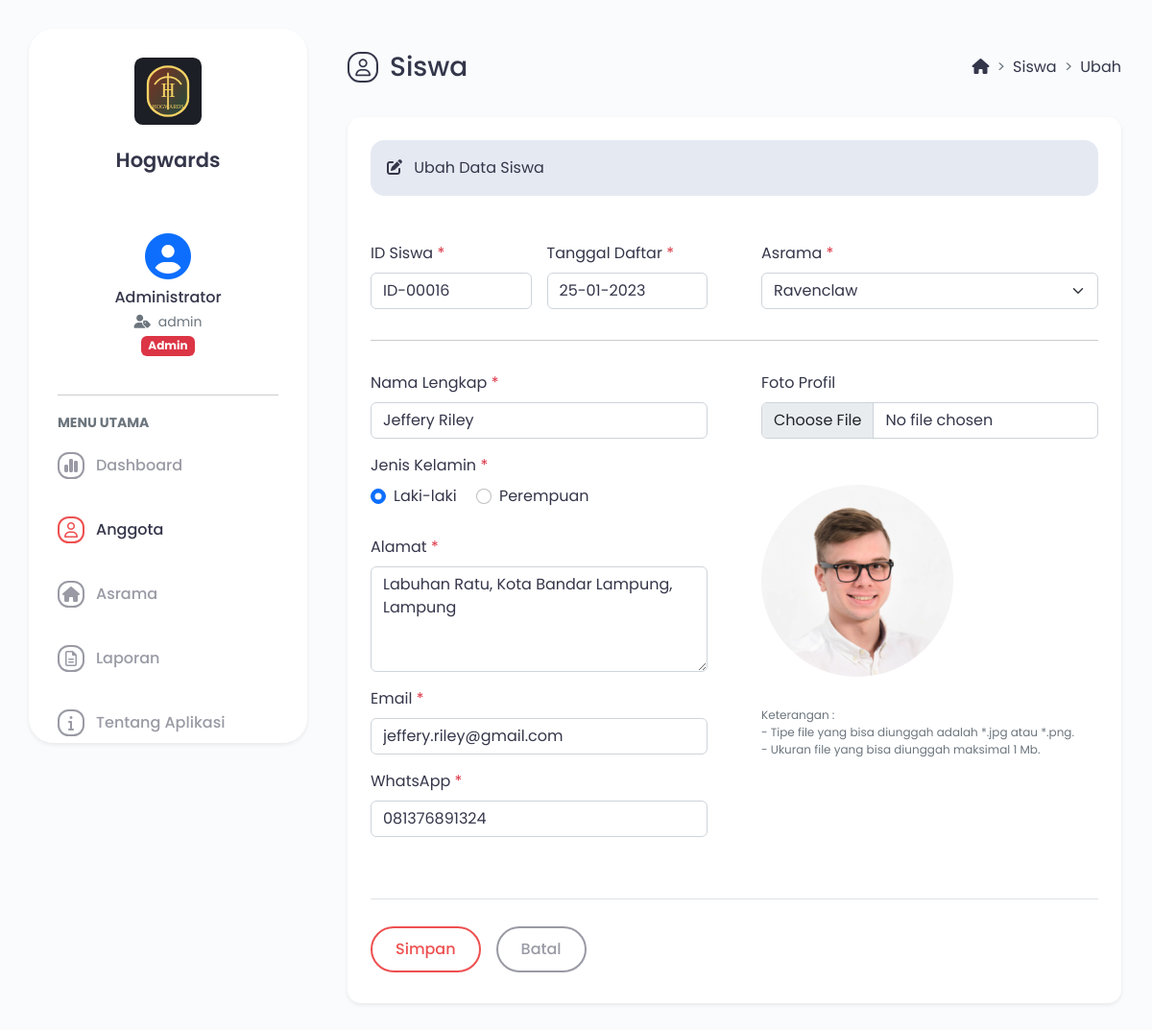
Screenshot of /main.php?module=form_ubah_siswa&id=ID-00016 (signed in) with the database file from the repository.
### tables this page shows
CREATE TABLE `tbl_siswa` (
  `id_siswa` varchar(8) NOT NULL,
  `tanggal_daftar` date NOT NULL,
  `asrama` int NOT NULL,
  `nama_lengkap` varchar(50) NOT NULL,
  `jenis_kelamin` enum('Laki-laki','Perempuan') NOT NULL,
  `alamat` varchar(255) NOT NULL,
  `email` varchar(50) NOT NULL,
  `whatsapp` varchar(13) NOT NULL,
  `foto_profil` varchar(100) NOT NULL
);

CREATE TABLE `tbl_asrama` (
  `id_asrama` int NOT NULL,
  `nama_asrama` varchar(100) NOT NULL,
  `deskripsi` text NOT NULL
);

### modules/siswa/form_ubah.php (the view, shortened to what this page needs)
<div class="d-flex flex-column flex-lg-row mb-4">
    <div class="flex-grow-1 d-flex align-items-center">
        <i class="fa-regular fa-user icon-title"></i>
        <h3>Siswa</h3>
    </div>
    <div class="ms-5 ms-lg-0 pt-lg-2">
        <nav style="--bs-breadcrumb-divider: '>';" aria-label="breadcrumb">
            <ol class="breadcrumb">
                <li class="breadcrumb-item"><a href="?module=dashboard" class="text-dark text-decoration-none"><i class="fa-solid fa-house"></i></a></li>
                <li class="breadcrumb-item"><a href="?module=siswa" class="text-dark text-decoration-none">Siswa</a>
                </li>
                <li class="breadcrumb-item" aria-current="page">Ubah</li>
            </ol>
        </nav>
    </div>
</div>
<?php
if (isset($_GET['id'])) {
    $id_siswa = $_GET['id'];
    $query = mysqli_query($mysqli, "SELECT a.id_siswa, a.tanggal_daftar, a.asrama, a.nama_lengkap, a.jenis_kelamin, a.alamat, a.email, a.whatsapp, a.foto_profil, b.nama_asrama
                                    FROM tbl_siswa as a INNER JOIN tbl_asrama as b ON a.asrama=b.id_asrama
                                    WHERE a.id_siswa='$id_siswa'")
                                    or die('Ada kesalahan pada query tampil data : ' . mysqli_error($mysqli));
    $data = mysqli_fetch_assoc($query);
}
?>
<div class="bg-white rounded-4 shadow-sm p-4 mb-4">
    <div class="alert alert-secondary rounded-4 mb-5" role="alert">
        <i class="fa-solid fa-pen-to-square me-2"></i> Ubah Data Siswa
    </div>
    <form action="modules/siswa/proses_ubah.php" method="post" enctype="multipart/form-data" class="needs-validation" novalidate>
        <div class="row">
            <div class="col-xl-6">
                <div class="row g-0">
                    <div class="mb-3 col-xl-6 pe-xl-3">
                        <label class="form-label">ID Siswa <span class="text-danger">*</span></label>
                        <input type="text" name="id_siswa" class="form-control" value="<?php echo $data['id_siswa']; ?>" readonly>
                    </div>
                    <div class="mb-3 col-xl-6 pe-xl-3">
                        <label class="form-label">Tanggal Daftar <span class="text-danger">*</span></label>
                        <input type="text" name="tanggal_daftar" class="form-control datepicker" autocomplete="off" value="<?php echo date('d-m-Y', strtotime($data['tanggal_daftar'])); ?>" required>
                    </div>
                </div>
            </div>
            <div class="col-xl-6">
                <div class="mb-3 ps-xl-3">
                    <label class="form-label">Asrama <span class="text-danger">*</span></label>
                    <select name="asrama" class="form-select" autocomplete="off" required>
                        <option value="<?php echo $data['asrama']; ?>"><?php echo $data['nama_asrama']; ?></option>
                    </select>
                </div>
            </div>
        </div>
        <hr class="mb-4-2">
        <div class="row">
            <div class="col-xl-6">
                <div class="mb-3 pe-xl-3">
                    <label class="form-label">Nama Lengkap <span class="text-danger">*</span></label>
                    <input type="text" name="nama_lengkap" class="form-control" autocomplete="off" value="<?php echo $data['nama_lengkap']; ?>" required>
                </div>
                <div class="mb-4-1-7 pe-xl-3">
                    <label class="form-label">Jenis Kelamin <span class="text-danger">*</span></label>
                    <br>
                    <?php
                    if ($data['jenis_kelamin'] == 'Laki-laki') { ?>
                        <div class="form-check form-check-inline">
                            <input type="radio" id="laki_laki" name="jenis_kelamin" class="form-check-input" value="Laki-laki" checked required>
                            <label class="form-check-label" for="laki_laki">Laki-laki</label>
                        </div>
                        <div class="form-check form-check-inline">
                            <input type="radio" id="perempuan" name="jenis_kelamin" class="form-check-input" value="Perempuan" required>
                            <label class="form-check-label" for="perempuan">Perempuan</label>
                        </div>
                    <?php } ?>
                </div>
                <div class="mb-3 pe-xl-3">
                    <label class="form-label">Alamat <span class="text-danger">*</span></label>
                    <textarea name="alamat" rows="4" class="form-control" autocomplete="off" required><?php echo $data['alamat']; ?></textarea>
                </div>
                <div class="mb-3 pe-xl-3">
                    <label class="form-label">Email <span class="text-danger">*</span></label>
                    <input type="email" name="email" class="form-control" autocomplete="off" value="<?php echo $data['email']; ?>" required>
                </div>
                <div class="mb-3 pe-xl-3">
                    <label class="form-label">WhatsApp <span class="text-danger">*</span></label>
                    <input type="text" name="whatsapp" class="form-control" maxlength="13" autocomplete="off" onKeyPress="return goodchars(event,'0123456789',this)" value="<?php echo $data['whatsapp']; ?>" required>
                </div>
            </div>
            <div class="col-xl-6">
                <div class="mb-3 ps-xl-3">
                    <label class="form-label">Foto Profil</label>
                    <input type="file" accept=".jpg, .jpeg, .png" id="foto" name="foto" class="form-control" autocomplete="off" onchange="validasi_foto()">
                    <div class="foto-profil-detail mt-5">
                        <img src="images/<?php echo $data['foto_profil']; ?>" alt="Foto Profil" class="img-fluid rounded-circle">
                    </div>
                    <div class="form-text fs-7 mt-4">
                        Keterangan : <br>
                        - Tipe file yang bisa diunggah adalah *.jpg atau *.png. <br>
                        - Ukuran file yang bisa diunggah maksimal 1 Mb.
                    </div>
                </div>
            </div>
        </div>
        <div class="pt-4 pb-2 mt-5 border-top">
            <div class="d-grid gap-3 d-sm-flex justify-content-md-start pt-1">
                <input type="submit" name="simpan" value="Simpan" class="btn btn-outline-brand px-4">
                <a href="?module=tampil_detail_siswa&id=<?php echo $data['id_siswa']; ?>" class="btn btn-outline-secondary px-4">Batal</a>
            </div>
        </div>
    </form>
</div>

### assets/css/style.css (style rules this page uses)
body { font-family: poppins, sans-serif; background: #f9fbfd; color: #34364a; }
.btn-outline-brand { color: #ee5050; padding: 10px 40px; font-weight: 500; border: 2px solid #ee5050; border-radius: 100rem; }
.btn-outline-secondary { color: #999aa4; padding: 10px 40px; font-weight: 500; border: 2px solid #999aa4; border-radius: 100rem; }
.form-control { color: #34364a !important; }
.form-select { color: #34364a !important; }
.form-check-inline { display: inline-table; margin-right: 1rem; }
.foto-profil-detail { display: inline-flex; align-items: center; justify-content: center; width: 200px; height: 200px; }
.icon-title { display: inline-flex; align-items: center; justify-content: center; color: #34364a; border: 2px solid #34364a; width: 18px; height: 18px; padding: 14px; font-size: 18px; border-radius: 41%; margin-right: 12px; margin-bottom: 8px; }
.text-dark { color: #34364a !important; }
.rounded-4 { border-radius: 14px !important; }
.mb-4-1-7 { margin-bottom: 1.7rem !important; }
.mb-4-2 { margin-bottom: 2rem !important; }
.fs-7 { font-size: 0.75rem !important; }
.alert-secondary { color: #34364a; background-color: #e5e9f2; border-color: #e5e9f2; }

### rows the page displays
tbl_siswa: id_siswa "ID-00016", tanggal_daftar "25-01-2023", asrama "Ravenclaw", nama_lengkap "Jeffery Riley", alamat "Labuhan Ratu, Kota Bandar Lampung, Lampung", email "jeffery.riley@gmail.com", whatsapp "081376891324", foto_profil (picture)

### other values shown
$user_data['nama_lengkap'] "Administrator"
$user_data['username'] "admin"
$user_data['level'] "Admin"
